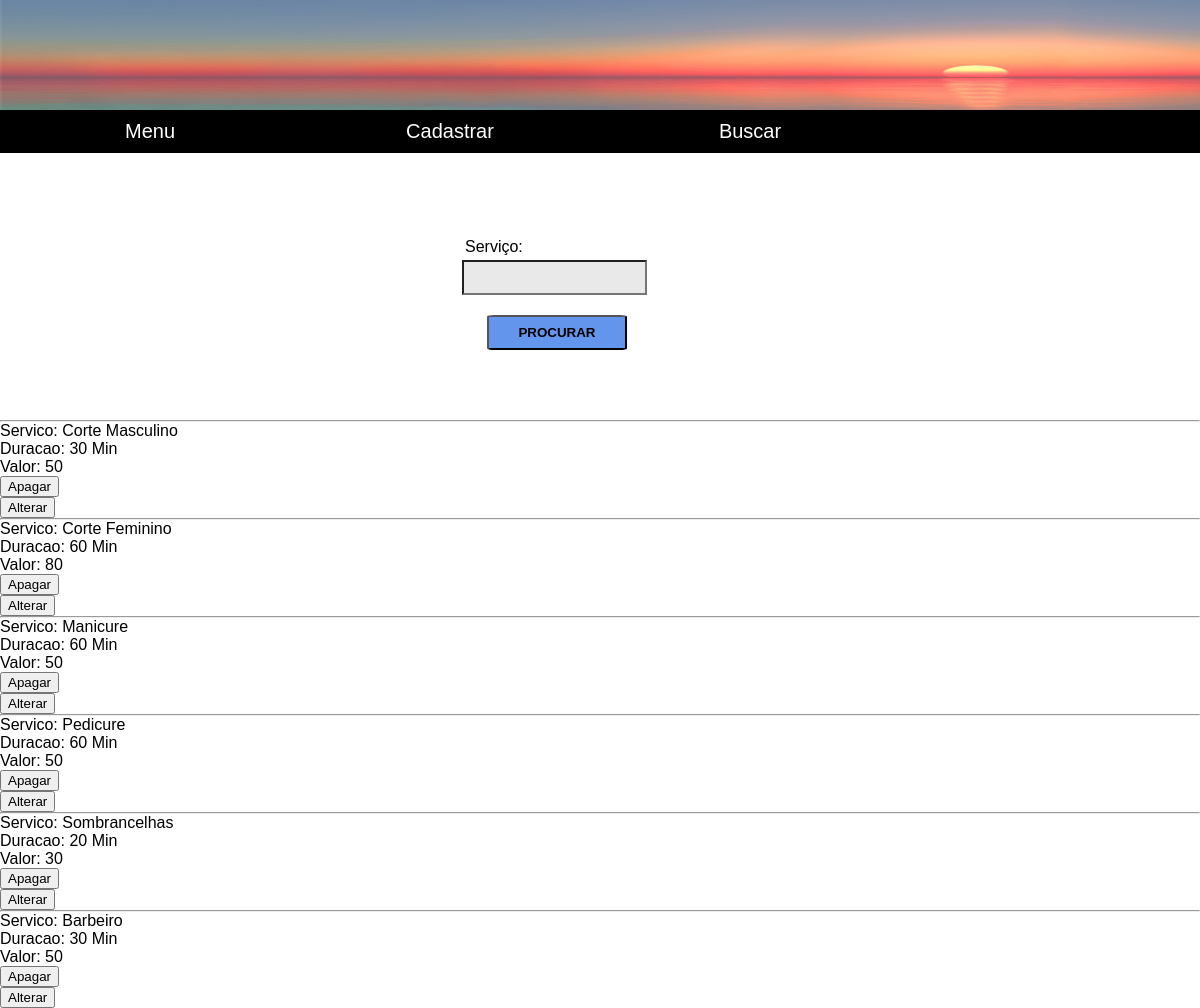
The page /CRUD/SERVICO/buscar.php on the database its author committed.
### tables this page shows
CREATE TABLE IF NOT EXISTS `servico` (
  `Cod_Servico` int(11) NOT NULL AUTO_INCREMENT,
  `Nome_Servico` varchar(50) NOT NULL,
  `Duracao` varchar(50) DEFAULT NULL,
  `Valor` decimal(10,0) NOT NULL,
  PRIMARY KEY (`Cod_Servico`)
);

### CRUD/SERVICO/Includes/Pesquisar.php (the view, shortened to what this page needs)
<?php
    $servico="";
    include($_SERVER['DOCUMENT_ROOT']."/SA_Senai/base/pipoteca.php");
?>
<body>
<form method="POST">
	<div class="DivBuscServico" >
	<a class="LBLBuscServico" >Serviço:</a>
	<input class="TXTBuscServico" type="text" name="servico" />
	</div>
	<button class="ButtonProcurar" type="submit">Procurar </button>
</form>
<?php
if ($servico!=""){
    $DGVerificador=1;
}else{
    $DGVerificador=0;
}
$conexao = conectadb();
switch ($DGVerificador){
case 0:
    $sql = "SELECT * FROM servico ;";
    break;
}
$result = $conexao->query($sql);
if ($result->num_rows > 0)
	{
while ($linha = $result->fetch_assoc())
{
    echo "<div class='DivPHPServ'>";
    echo "<hr>";
    echo "Servico: ".$linha["Nome_Servico"];
    echo "<br/>";
    echo "Duracao: ".$linha["Duracao"]." Min";
    echo "<br/>";
    echo "Valor: ".$linha["Valor"];
    echo "<br/>";
    $Cod_Pegar=$linha["Cod_Servico"];
echo "<form action='apagar.php' method='POST' >
<input type='hidden' name='Apagar' value=$Cod_Pegar>
<button type='submit'>Apagar</button>
</form>";
echo "<form action='alterar.php' method='POST'>
<input type='hidden' name='Alterar' value='$Cod_Pegar'>
<button type='submit'>Alterar</button>
</form>";
echo "</div>";
}
}
else{
echo "Sem resultados";
}
?>
</body>
</html>

### CRUD/SERVICO/estilo_Servico.css (style rules this page uses)
* { margin: 0; box-sizing: border-box; font-family: 'Lucida Sans', 'Lucida Sans Regular', 'Lucida Grande', 'Lucida Sans Unicode', Geneva, Verdana, sans-serif; }
.LBLBuscServico { position: relative; left: 465px; top: 80px; }
.TXTBuscServico { position: relative; left: 400px; top: 110px; height: 35px; background-color: rgb(233, 233, 233); }
.ButtonProcurar { position: relative; top: 130px; left: 487px; height: 35px; width: 140px; display: block; text-transform: uppercase; text-decoration: none; font-weight: bold; border-radius: 5%; cursor: pointer; background-color: cornflowerblue; }
.DivPHPServ { position: relative; top: 200px; }

### rows shown on the page
servico: Nome_Servico "Corte Masculino", Duracao "30", Valor "50"
servico: Nome_Servico "Corte Feminino", Duracao "60", Valor "80"
servico: Nome_Servico "Manicure", Duracao "60", Valor "50"
servico: Nome_Servico "Pedicure", Duracao "60", Valor "50"
servico: Nome_Servico "Sombrancelhas", Duracao "20", Valor "30"
servico: Nome_Servico "Barbeiro", Duracao "30", Valor "50"
